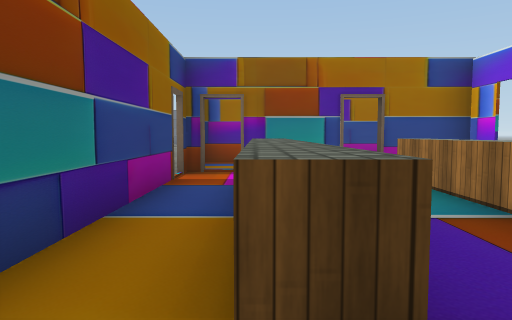
view 1 (above)

24 first-person views from a walk through a 3-D level made in the Unity game engine. The camera is 1.3 m above the floor, tilts 4° down and sees 70° across. The floor is counted in squares, 2 m on a side. Each view is taken from the middle of a square. On the plan, view 1 faces up. The plan holds only what a view shows up to about 11 squares ahead; the rest is blank. The place goes on beyond the plan. The player character is not drawn. Some surface patterns are stand-ins.

view 2
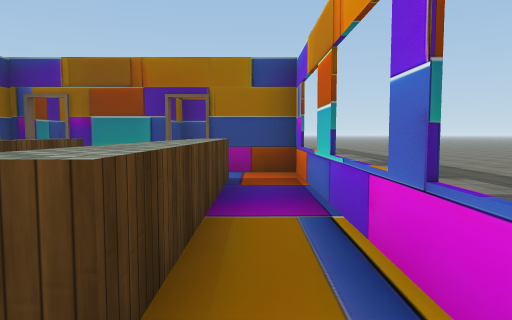

view 3
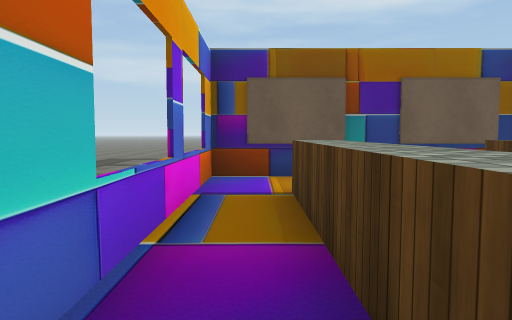

view 4
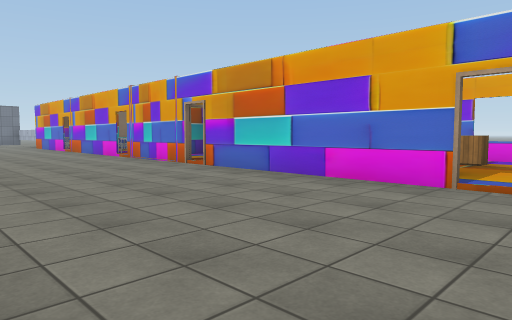

view 5
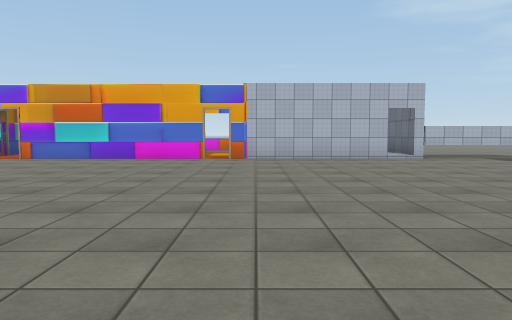

view 6
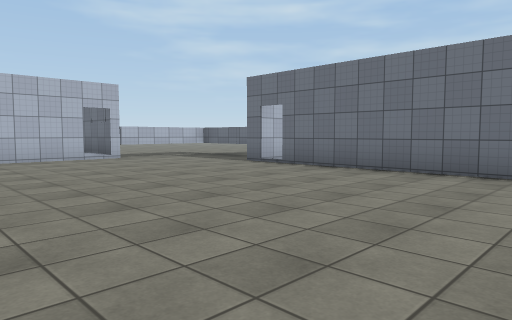

view 7
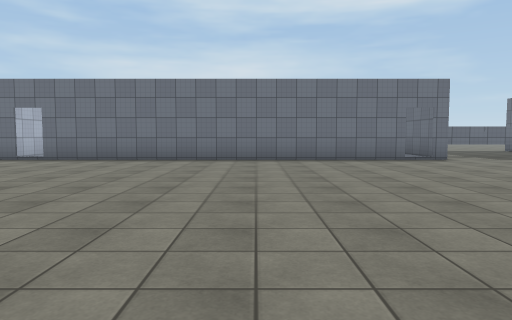

view 8
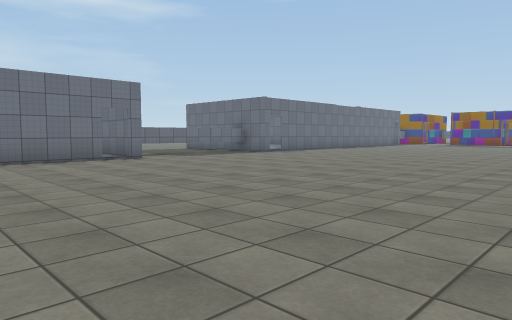

view 9
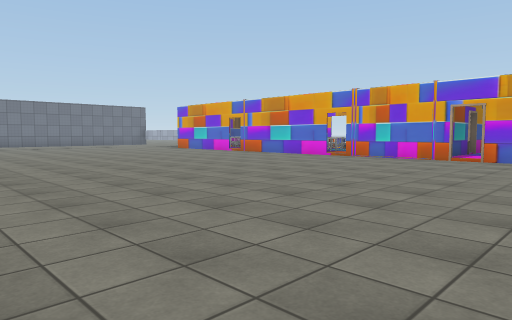

view 10
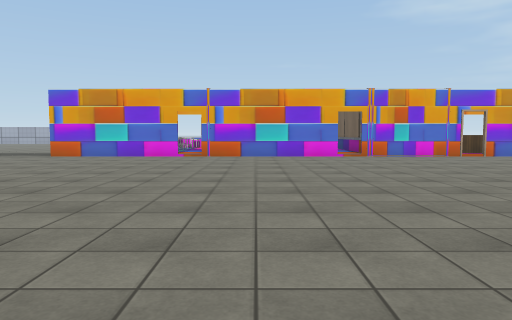

view 11
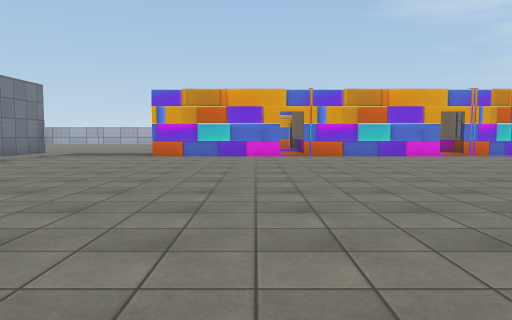

view 12
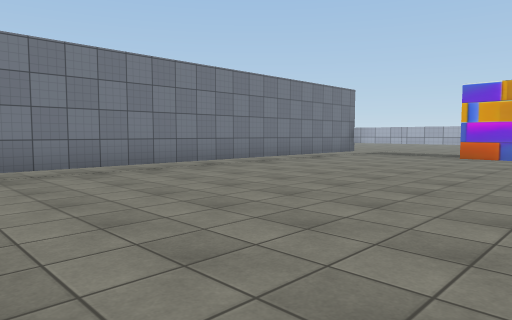

view 13
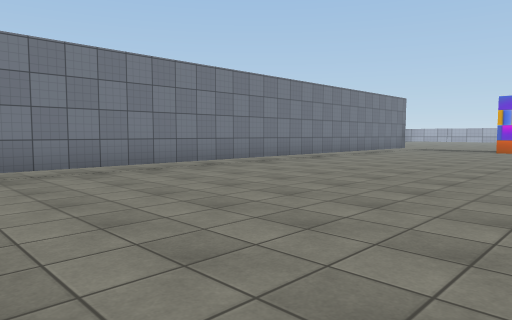

view 14
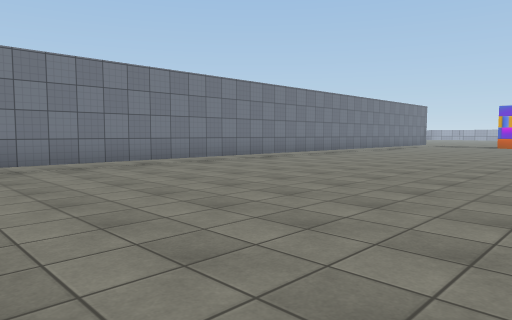

view 15
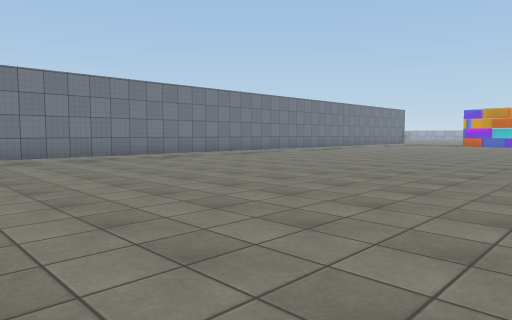

view 16
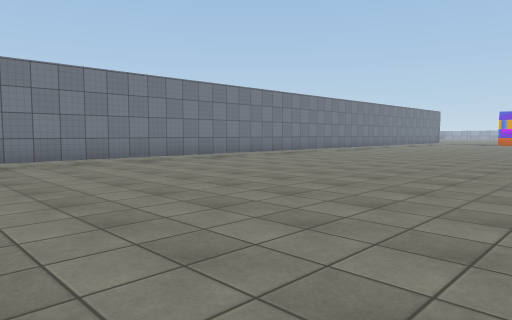

view 17
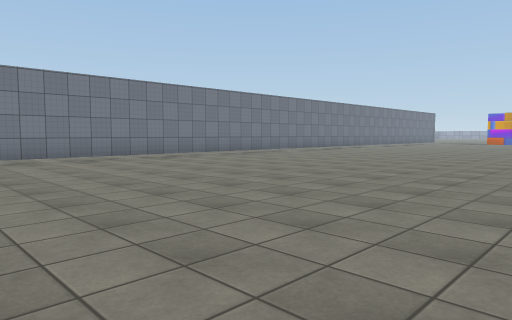

view 18
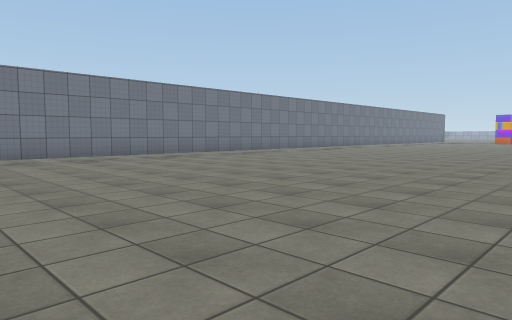

view 19
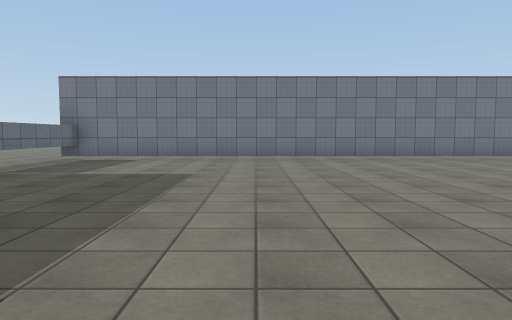

view 20
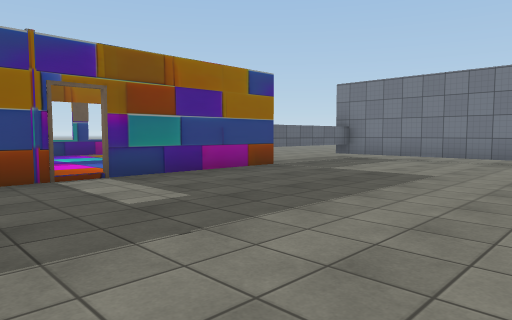

view 21
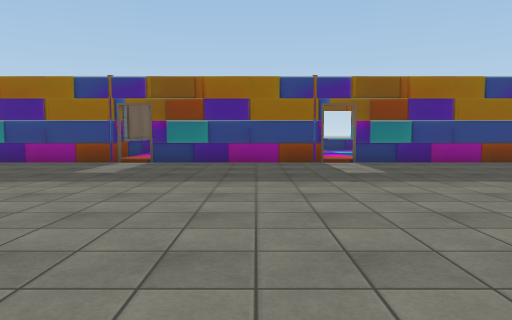

view 22
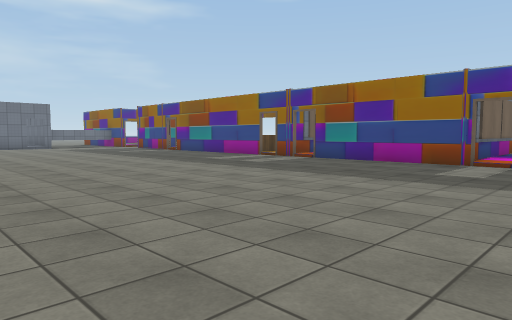

view 23
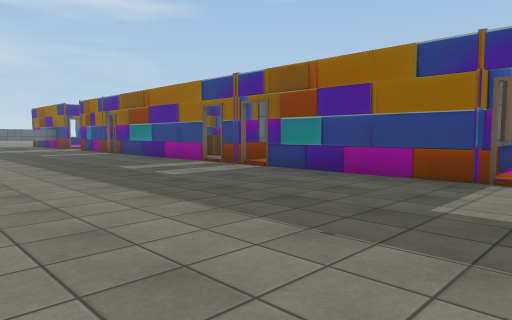

view 24
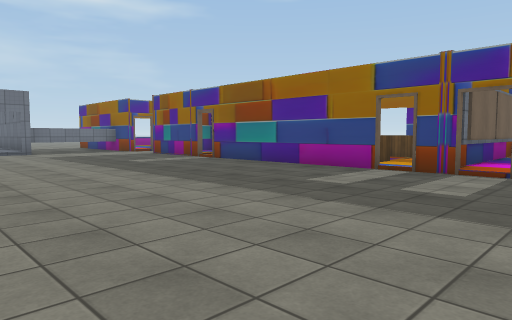

### Floor plan
Key: @ floor where view 1 was taken; # wall or solid block; x gap in a wall; . floor; / step, stairs or slope; = window, fence, low wall or low ledge; ^ raised ledge; T thing the floor can be seen under or through.
Columns run from 40 left of view 1 to 4 right of it. Each row starts with its distance up from view 1.
 22    ..##################################.
 21    .T..................................#
 20    .T..................................#
 19     T..................................#
 18     T..................................#
 17       .................................
 16 ..   #.................................
 15 .... #.................................
 14   .....................................
 13      .....................   ..........
 12      ........... ....       ...........
 11      .........               ..........
 10      .........                .........
  9 #####.........                .........#####
  8      .........                .........####
  7      ........                 .........####
  6      ........                ..........######
  5      ........                ..........x^ ^.=
  4 #####........                ..........#^ ^.#
  3    ..........                ..........#^.^.=
  2  ^.^.#......              ....   ......#^.^.#
  1  ^ ^ #......         ..................#^.^.=
  0      #......     .......................@...#
 -1      #......     ......................######
 -2      x.....      ......................#
 -3      x....        .....................#
 -4       ....         ....................#
 -5       ....          .....................
 -6        ...           ..................##
 -7                       ..//##########...#.
 -8                       ..#.         # ..#.
 -9                       ###           ##

Where each view was taken, in squares from view 1:
view 1: 0 up, 0 right, facing up
view 2: 0 up, 3 right, facing up
view 3: 5 up, 3 right, facing down
view 4: 1 down, 6 left, facing up-right
view 5: 1 down, 11 left, facing right
view 6: 1 down, 11 left, facing down-right
view 7: 2 up, 11 left, facing down
view 8: 2 up, 11 left, facing down-left
view 9: 3 up, 11 left, facing up-right
view 10: 12 up, 12 left, facing right
view 11: 15 up, 12 left, facing right
view 12: 15 up, 12 left, facing up-right
view 13: 15 up, 16 left, facing up-right
view 14: 14 up, 21 left, facing up-right
view 15: 12 up, 23 left, facing up-right
view 16: 13 up, 26 left, facing up-right
view 17: 12 up, 28 left, facing up-right
view 18: 12 up, 30 left, facing up-right
view 19: 12 up, 31 left, facing up
view 20: 12 up, 30 left, facing up-left
view 21: 12 up, 27 left, facing left
view 22: 11 up, 27 left, facing down-left
view 23: 10 up, 30 left, facing down-left
view 24: 6 up, 29 left, facing down-left
